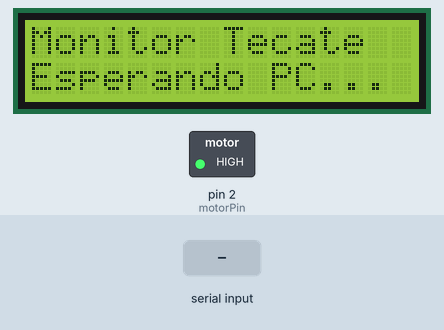
Simulated run of this sketch. Board: Arduino Uno, built with avr-gcc and run on an emulated ATmega328P. On the bench: 16×2 character LCD, switched loads named in the sketch (green lamp = pin HIGH). Inputs (shaded band) come from the test bench.

Above: at 1.2 s.
1.3 s: "N\n" received over Serial
At 3.1 s:
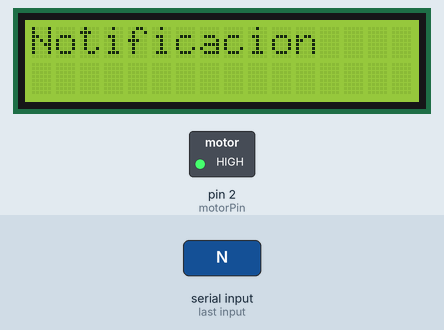
3.4 s: "S\n" received over Serial
At 4.4 s:
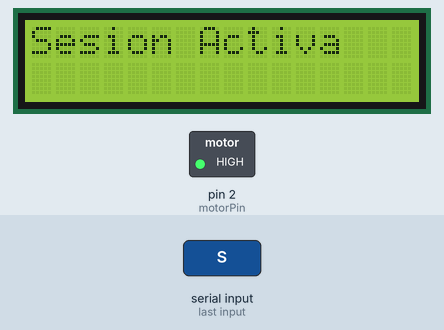
5.1 s: "U\n" received over Serial
At 7.5 s:
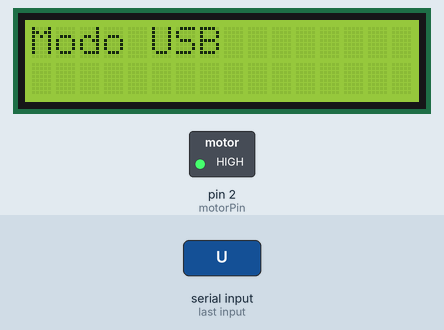
Timing chart, 0 to 9.0 s (numbered marks = the images above; inputs shaded):
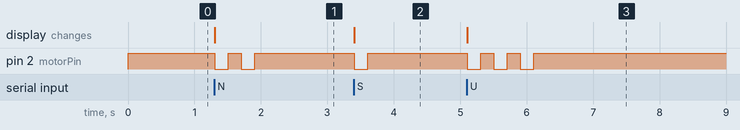

The sketch:

sketch_jan17a.ino
```cpp
#include <LiquidCrystal.h>

// --- CONFIGURACIÓN DE PINES (Tus pines originales) ---
// RS=12, E=11, D4=7, D5=6, D6=5, D7=4
LiquidCrystal lcd(12, 11, 7, 6, 5, 4);

const int motorPin = 2;

void setup() {
  pinMode(motorPin, OUTPUT);
  // Asumiendo que tu módulo de relevador/motor se apaga con HIGH
  digitalWrite(motorPin, HIGH);

  Serial.begin(9600);
  lcd.begin(16, 2);

  // Mensaje de bienvenida
  lcd.clear();
  lcd.print("Monitor Tecate");
  lcd.setCursor(0,1);
  lcd.print("Esperando PC...");
}

void loop() {
  if (Serial.available() > 0) {
    // Leemos todo el texto hasta que hay un salto de línea
    String data = Serial.readStringUntil('\n');
    data.trim();

    if (data.startsWith("#")) {
       actualizarPantalla(data);
    }
    else if (data == "S") {
       lcd.clear(); lcd.print("Sesion Activa");
       blinkMotor(1);
    }
    else if (data == "N") {
       lcd.clear(); lcd.print("Notificacion");
       blinkMotor(2);
    }
    else if (data == "U") {
       lcd.clear(); lcd.print("Modo USB");
       blinkMotor(3);
    }
  }
}

// Función para separar el texto en dos líneas
void actualizarPantalla(String data) {
  // Quitamos el primer caracter '#'
  data = data.substring(1);

  int separador = data.indexOf('|');

  if (separador != -1) {
    String linea1 = data.substring(0, separador);
    String linea2 = data.substring(separador + 1);

    lcd.clear();

    // Imprimimos Línea 1 (Clima)
    lcd.setCursor(0,0);
    lcd.print(linea1);

    // Imprimimos Línea 2 (Internet)
    lcd.setCursor(0,1);
    lcd.print(linea2);
  }
}

void blinkMotor(int veces) {
  for(int k=0; k<veces; k++){
    digitalWrite(motorPin, LOW);  // Enciende
    delay(200);
    digitalWrite(motorPin, HIGH); // Apaga
    delay(200);
  }
}
```

Measured:
- after the input at 1.3 s, pin 2 (motorPin): alternates HIGH for 0.20 s and LOW for 0.20 s, 4 changes in all, then stays HIGH, starting at once; the display: changes at once (image 1)
- after the input at 3.4 s, pin 2 (motorPin): HIGH → LOW at once, → HIGH 0.20 s later; the display: changes at once (image 2)
- after the input at 5.1 s, pin 2 (motorPin): alternates HIGH for 0.20 s and LOW for 0.20 s, 6 changes in all, then stays HIGH, starting at once; the display: changes at once (image 3)
